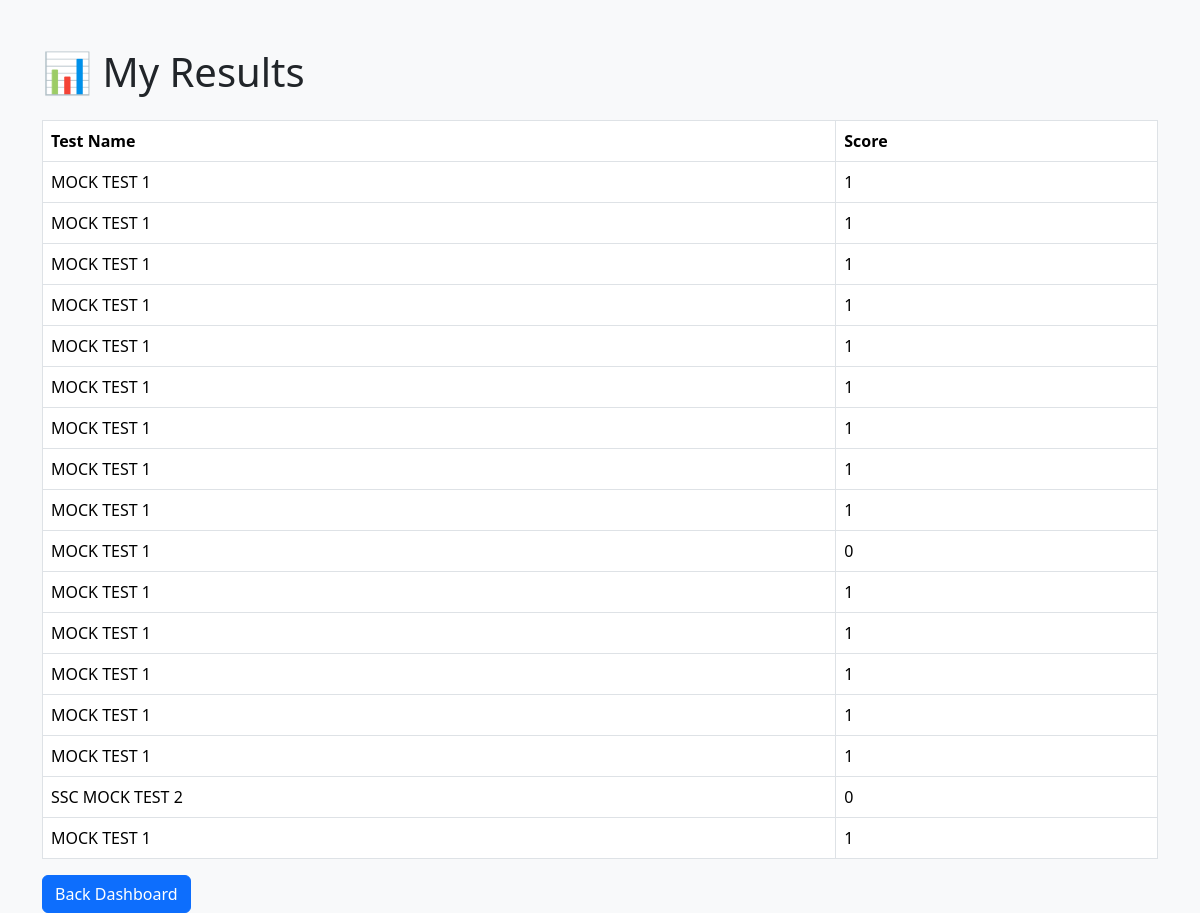
The app's page /my_results (signed in), older data.
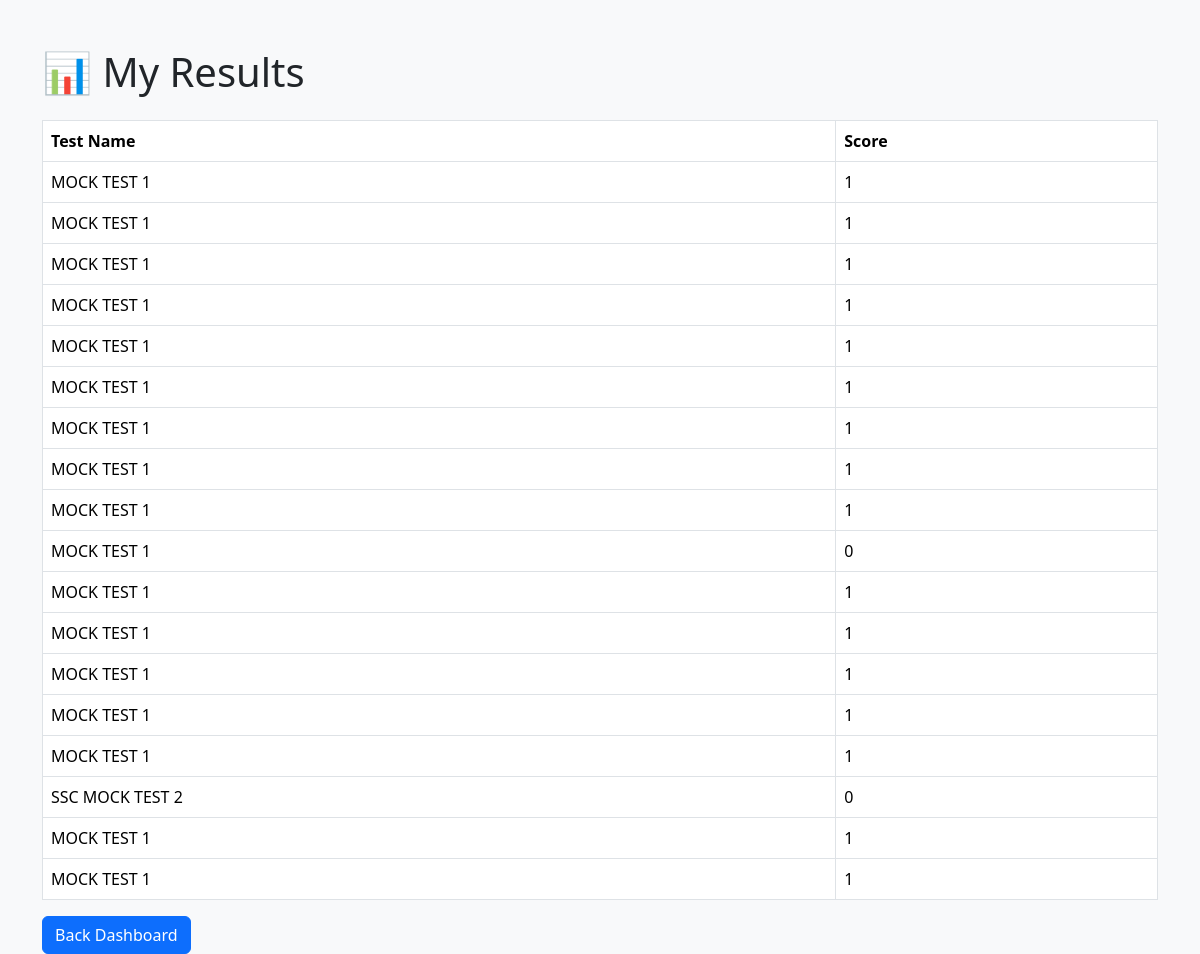
The same page, newer data.
### tables this page shows
CREATE TABLE results(
    id INTEGER PRIMARY KEY AUTOINCREMENT,
    user_id INTEGER,
    test_id INTEGER,
    score INTEGER
);

CREATE TABLE tests(
    id INTEGER PRIMARY KEY AUTOINCREMENT,
    test_name TEXT NOT NULL,
    category_id INTEGER,
    duration INTEGER
);

### app.py (the view)
@app.route("/my_results")
def my_results():
    if "user_id" not in session:
        return redirect("/login")
    conn = sqlite3.connect(
        "mocktest.db"
    )
    cursor = conn.cursor()
    cursor.execute(
        """
        SELECT tests.test_name,
               results.score
        FROM results

        JOIN tests
        ON results.test_id =
           tests.id

        WHERE results.user_id=?
        """,
        (session["user_id"],)
    )
    results = cursor.fetchall()
    conn.close()
    return render_template(
        "my_results.html",
        results=results
    )

### templates/my_results.html (shortened to what this page needs)
<!DOCTYPE html>
<html>
<head>
<link href="https://cdn.jsdelivr.net/npm/bootstrap@5.3.3/dist/css/bootstrap.min.css" rel="stylesheet">
</head>
<body class="bg-light">
<div class="container mt-5">
<h1 class="mb-4">
📊 My Results
</h1>
<table class="table table-bordered bg-white">
<tr>
<th>Test Name</th>
<th>Score</th>
</tr>
{% for result in results %}
<tr>
<td>{{ result[0] }}</td>
<td>{{ result[1] }}</td>
</tr>
{% endfor %}
</table>
<a href="/dashboard"
class="btn btn-primary">
Back Dashboard
</a>
</div>
</body>
</html>

Row changes from the older to the newer data that the page shows:
added results: test_name "MOCK TEST 1", score "1"
